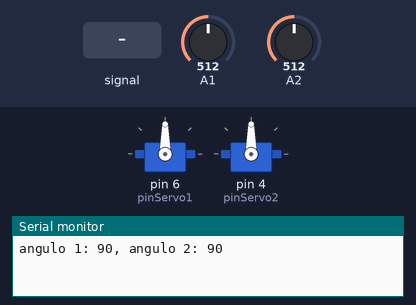
Simulated run of this sketch. Board: Arduino Uno, built with avr-gcc and run on an emulated ATmega328P. On the bench: 2 × servo, the last lines printed to the serial monitor. The inputs (shaded band) are chosen by the test bench; at power-on: A1 = 512, A2 = 512.

Above: at 1.2 s.
1.3 s: A1 fed a 200 Hz sine of ±81 counts around its level
4.3 s: A1 set to 716
5.8 s: A2 set to 716
At 6.7 s:
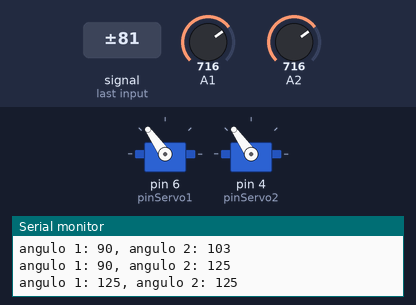
7.3 s: A1 set to 900
At 7.9 s:
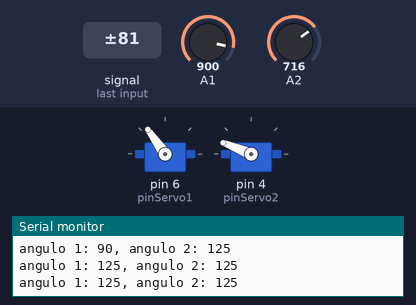
8.8 s: A2 set to 900
At 10.0 s:
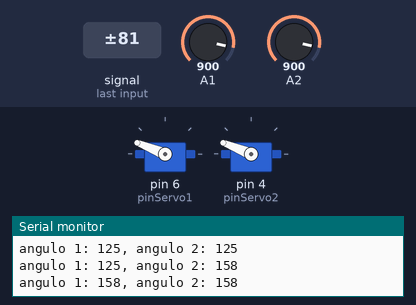
10.3 s: A1 set to 1010
At 11.4 s:
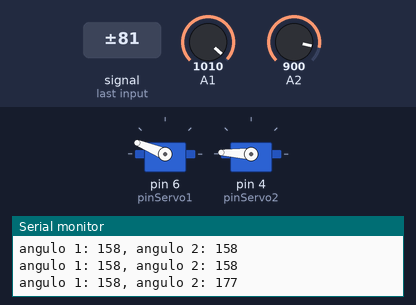
Timing chart, 0 to 12.8 s (numbered marks = the images above; inputs shaded):
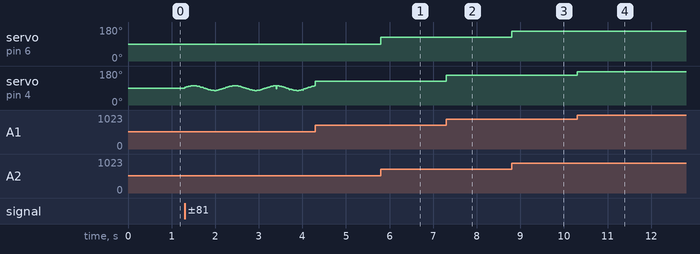

Measured:
- after the input at 5.8 s, servo on pin 6 (pinServo1): 90° → 125° at once
- after the input at 7.3 s, servo on pin 4 (pinServo2): 125° → 158° at once
- after the input at 8.8 s, servo on pin 6 (pinServo1): 125° → 158° at once
- after the input at 10.3 s, servo on pin 4 (pinServo2): 158° → 177° at once

The sketch:

Prueba1robotcontinuo.ino
```cpp
#include <Servo.h>

#define pinServo1 6
#define pinServo2 4

Servo servoMotor1;
Servo servoMotor2;

int pot1, pot2;
int ang1 = 0;
int ang2 = 0;
int a1, a2;

unsigned long t1;

void setup() {
  Serial.begin(9600);
  pinMode(pot1, INPUT);
  pinMode(pot2, INPUT);
  servoMotor1.attach(pinServo1);
  servoMotor2.attach(pinServo2);
  t1 = millis();
}

void loop() {
  pot1 = analogRead(A2);
  pot2 = analogRead(A1);

  ang1 = map(pot1, 0, 1023, 0, 180);
  ang2 = map(pot2, 0, 1023, 0, 180);

  //a1 = map(ang1, 0, 300, 0, 180);
  //a2 = map(ang2, 0, 300, 0, 180);

  servoMotor1.write(ang1);
  servoMotor2.write(ang2);

  if(millis()-t1 >= 1000){
    t1=millis();
    Serial.print("angulo 1: ");
    Serial.print(ang1);
    Serial.print(", angulo 2: ");
    Serial.println(ang2);
  }
}
```
